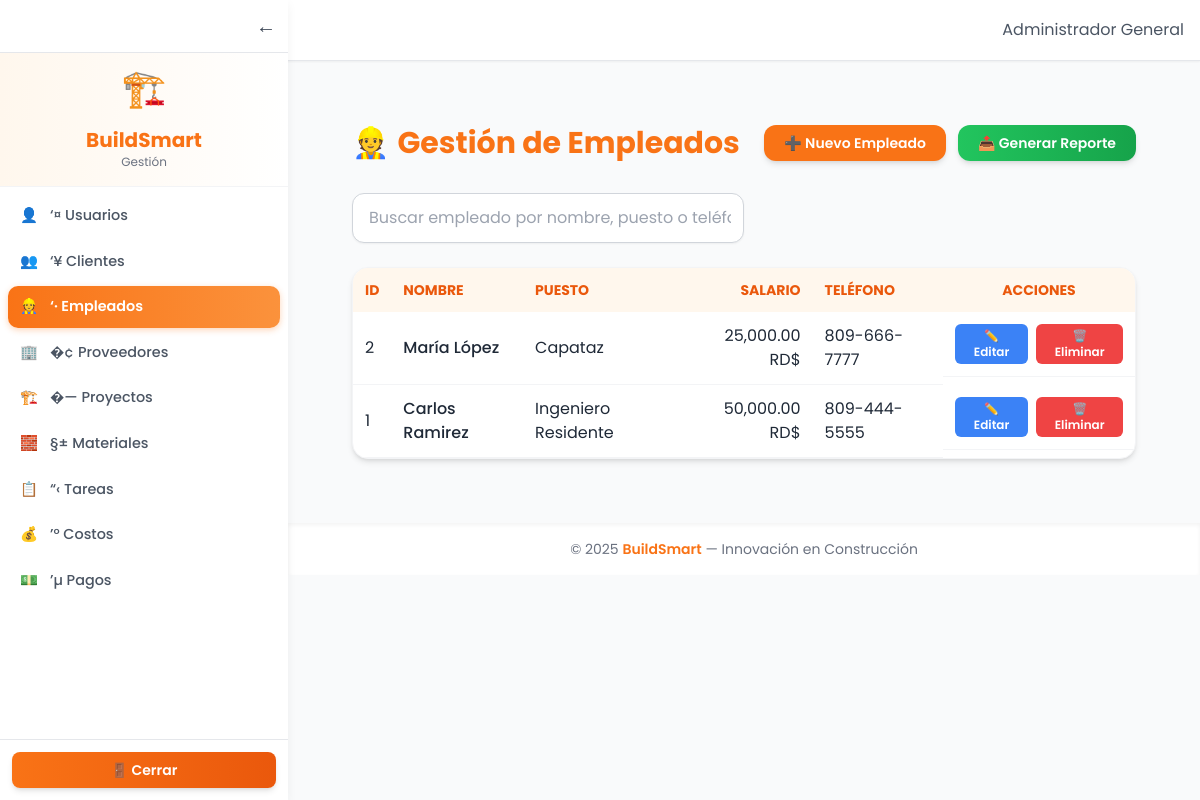
Page /public/index.php?page=empleados (signed in) on the committed database.
### tables this page shows
CREATE TABLE empleados (
  id INT AUTO_INCREMENT PRIMARY KEY,
  nombre VARCHAR(150) NOT NULL,
  puesto VARCHAR(100),
  salario DECIMAL(12,2) DEFAULT 0,
  telefono VARCHAR(50),
  created_at DATETIME DEFAULT CURRENT_TIMESTAMP
);

### app/controllers/EmpleadosController.php (called while the page is built, shortened)
<?php
require_once __DIR__ . '/../models/EmpleadoModel.php';
require_once __DIR__ . '/../../core/helpers.php';
function listarEmpleados() {
    global $pdo;
    $empleados = obtenerEmpleados($pdo);
    include __DIR__ . '/../views/empleados/listar.php';
}

### app/models/EmpleadoModel.php (called while the page is built, shortened)
<?php
function obtenerEmpleados($pdo) {
    return $pdo->query("SELECT * FROM empleados ORDER BY id DESC")->fetchAll();
}

### app/views/empleados/tabla.php (the view)
<table class="w-full border-collapse">
  <thead>
    <tr class="bg-orange-50 text-orange-600 text-left uppercase text-sm">
      <th class="p-3">ID</th>
      <th class="p-3">Nombre</th>
      <th class="p-3">Puesto</th>
      <th class="p-3 text-right">Salario</th>
      <th class="p-3">Teléfono</th>
      <th class="p-3 text-center">Acciones</th>
    </tr>
  </thead>
  <tbody>
    <?php if (!empty($empleados)): ?>
      <?php foreach ($empleados as $e): ?>
        <tr class="hover:bg-orange-50 transition">
          <td class="p-3 border-b border-gray-100"><?= $e['id'] ?></td>
          <td class="p-3 border-b border-gray-100 font-medium"><?= htmlspecialchars($e['nombre']) ?></td>
          <td class="p-3 border-b border-gray-100"><?= htmlspecialchars($e['puesto']) ?></td>
          <td class="p-3 border-b border-gray-100 text-right"><?= number_format($e['salario'], 2) ?> RD$</td>
          <td class="p-3 border-b border-gray-100"><?= htmlspecialchars($e['telefono']) ?></td>
          <td class="p-3 border-b border-gray-100 text-center flex justify-center gap-2">
            <a href="index.php?page=empleados/form&id=<?= $e['id'] ?>"
               class="px-3 py-1 rounded-md text-xs bg-blue-500 hover:bg-blue-600 text-white font-semibold transition">
              ✏️ Editar
            </a>
            <a href="index.php?page=empleados/delete&id=<?= $e['id'] ?>"
               class="px-3 py-1 rounded-md text-xs bg-red-500 hover:bg-red-600 text-white font-semibold transition"
               onclick="return confirm('¿Seguro que deseas eliminar este empleado?');">
              🗑️ Eliminar
            </a>
          </td>
        </tr>
      <?php endforeach; ?>
    <?php else: ?>
      <tr>
        <td colspan="6" class="text-center py-6 text-gray-500">No se encontraron empleados.</td>
      </tr>
    <?php endif; ?>
  </tbody>
</table>

### app/views/layouts/header.php (style rules this page uses)
body { font-family: 'Poppins', sans-serif; background-color: #f9fafb; color: #1f2937; transition: all .3s ease; }

### rows in the picture
empleados: id "2", nombre "María López", puesto "Capataz", salario "25,000.00", telefono "809-666-7777"
empleados: id "1", nombre "Carlos Ramirez", puesto "Ingeniero Residente", salario "50,000.00", telefono "809-444-5555"

### other values in the picture
explode(" ", $label)[0] "👤"
substr($label, 2) "‘¤ Usuarios"
explode(" ", $label)[0] "👥"
substr($label, 2) "‘¥ Clientes"
explode(" ", $label)[0] "👷"
substr($label, 2) "‘· Empleados"
explode(" ", $label)[0] "🏢"
substr($label, 2) "�¢ Proveedores"
explode(" ", $label)[0] "🏗️"
substr($label, 2) "�—️ Proyectos"
explode(" ", $label)[0] "🧱"
substr($label, 2) "§± Materiales"
explode(" ", $label)[0] "📋"
substr($label, 2) "“‹ Tareas"
explode(" ", $label)[0] "💰"
